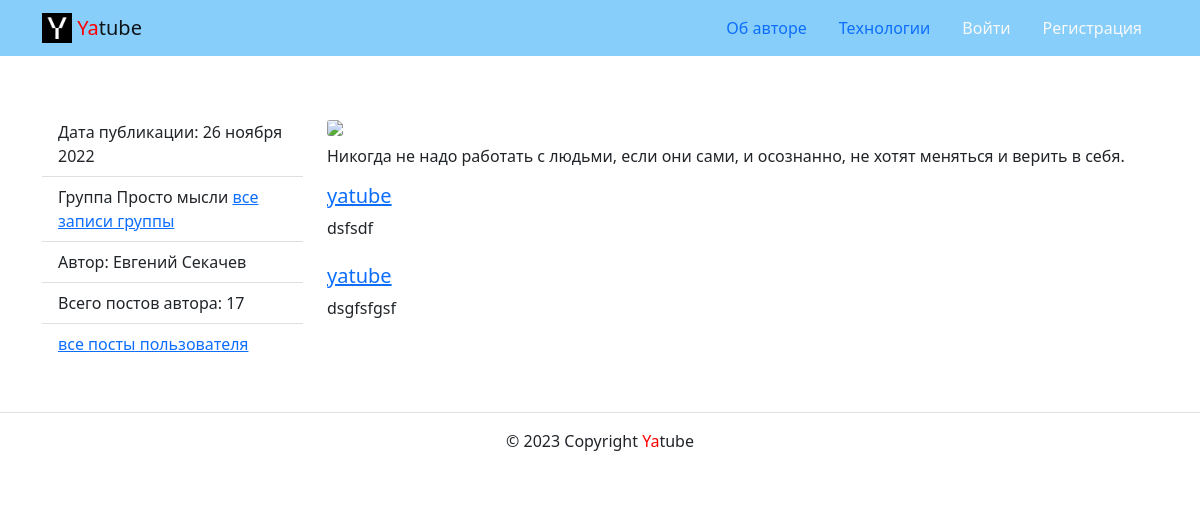
Page /posts/63/ on the committed database.
### posts/models.py (models this page shows, shortened)
class Post(CreatedModel):
    text = models.TextField(
        'Текст поста',
        help_text='Введите текст поста'
    )
    author = models.ForeignKey(
        User,
        on_delete=models.CASCADE,
        related_name='posts',
        verbose_name='Автор'
    )
    group = models.ForeignKey(
        Group,
        blank=True,
        null=True,
        on_delete=models.SET_NULL,
        related_name='posts',
        verbose_name='Группа',
        help_text='Группа, к которой будет относиться пост'
    )
    image = models.ImageField(
        'Картинка',
        upload_to='posts/',
        blank=True
    )
    class Meta:
        ordering = ('-pub_date',)
        verbose_name = 'Пост'
        verbose_name_plural = 'Посты'

class Group(models.Model):
    title = models.CharField('Имя группы', max_length=200)
    slug = models.SlugField('slug группы', unique=True)
    description = models.TextField('Описание группы')
    class Meta:
        verbose_name = 'Группа'
        verbose_name_plural = 'Группы'

class Comment(CreatedModel):
    post = models.ForeignKey(
        Post,
        on_delete=models.CASCADE,
        related_name='comments',
        verbose_name='Пост'
    )
    author = models.ForeignKey(
        User,
        on_delete=models.CASCADE,
        related_name='comments',
        verbose_name='Комментатор'
    )
    text = models.TextField(
        'Текст комментария',
        help_text='Добавьте комментарий'
    )
    created = models.DateTimeField('Дата комментария', auto_now_add=True)
    class Meta:
        ordering = ('-pub_date',)
        verbose_name = 'Комментарий'
        verbose_name_plural = 'Комментарии'

### posts/views.py (the view)
# urls.py: path('posts/<int:post_id>/', views.post_detail, name='post_detail'),
def post_detail(request, post_id):
    post = get_object_or_404(Post, id=post_id)
    author_posts_count = Post.objects.filter(author_id=post.author_id).count()
    form = CommentForm(request.POST or None)
    comments = Comment.objects.filter(post_id=post_id)
    context = {
        'post': post,
        'char_count': POST_FIRST_CHARS_TITLE,
        'author_posts_count': author_posts_count,
        'form': form,
        'comments': comments
    }
    return render(request, 'posts/post_detail.html', context)

### core/context_processors/year.py (called while the page is built)
def year(request):
    return {
        'year': datetime.datetime.now().year
    }

### templates/posts/post_detail.html (shortened to what this page needs)
{% extends 'base.html' %}
{% load user_filters %}
{% block content %}
  <div class="row">
    <aside class="col-12 col-md-3">
      <ul class="list-group list-group-flush">
        <li class="list-group-item">
          Дата публикации: {{ post.pub_date|date:"d E Y" }}
        </li>
        {% if post.group %}
          <li class="list-group-item">
            Группа {{ post.group.title }}
            <a href="{% url 'posts:group_list' post.group.slug %}">все записи группы</a>
          </li>
        {% endif %}
        <li class="list-group-item">
          Автор: {{ post.author.get_full_name }}
        </li>
        <li class="list-group-item d-flex justify-content-between align-items-center">
          Всего постов автора: {{ author_posts_count }}
        </li>
        <li class="list-group-item">
          <a href="{% url 'posts:profile' post.author.username %}">все посты пользователя</a>
        </li>
      </ul>
    </aside>
    {% load thumbnail %}
    <article class="col-12 col-md-9">
      {% thumbnail post.image "960x339" crop="center" upscale=True as im %}
        <img class="card-img my-2" src="{{ im.url }}">
      {% endthumbnail %}
      <p>
        {{ post.text }}
      </p>
      {% for comment in comments %}
        <div class="media mb-4">
          <div class="media-body">
            <h5 class="mt-0">
              <a href="{% url 'posts:profile' comment.author.username %}">
                {{ comment.author.username }}
              </a>
            </h5>
            <p>
              {{ comment.text }}
            </p>
          </div>
        </div>
      {% endfor %}
    </article>
  </div>
{% endblock %}

### rows in the picture
Post: pub_date "26 ноября 2022", group "Просто мысли", author.get_full_name "Евгений Секачев", text "Никогда не надо работать с людьми, если они сами, и осознанно, не хотят меняться и верить в себя."
Comment: author.username "yatube", text "dsfsdf"
Comment: author.username "yatube", text "dsgfsfgsf"

### other values in the picture
{{ author_posts_count }} "17"
